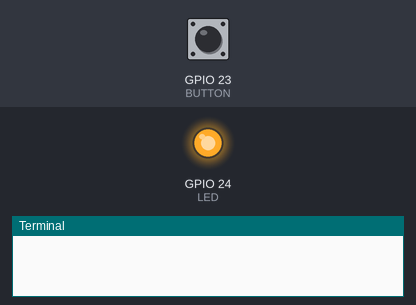
This program was run on a simulated Raspberry Pi (BCM pin numbers). Shown: output pins drawn as LEDs (lit = HIGH), the last lines printed to the terminal. Dashed ring = blinking. The inputs (shaded band) are chosen by the test bench; at power-on: GPIO 23 (BUTTON) HIGH.

Above: at 1.2 s.
1.3 s: GPIO 23 (BUTTON) pulled LOW for 3.2 s
At 5.4 s:
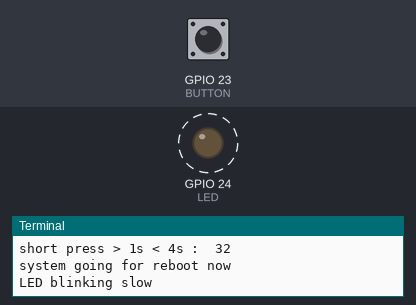
Timing chart, 0 to 9.0 s (numbered marks = the images above; inputs shaded):
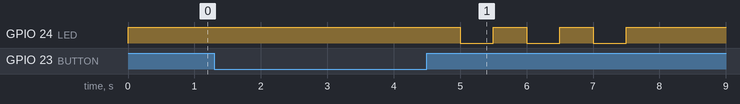

Measured:
- after the input at 1.3 s, GPIO 24 (LED): alternates HIGH for 0.50 s and LOW for 0.50 s, 6 changes in all, then stays HIGH, starting after 3.7 s

The program:

RPibutton.py
```python
#!/usr/bin/python
# RPi GPIO connected button for reboot and shutdown + LED Indicator

import RPi.GPIO as GPIO
from time import sleep
import os

# set BUTTON & LED GPIO numbers
BUTTON=23  # button PIN
LED=24     # LED PIN
numF=5     # number of fast blinks
sF=0.2     # speed of fast blinks
numS=3     # number of slow blinks
sS=0.5     # speed of slow blinks

# set GPIO's
GPIO.setmode(GPIO.BCM)                                 # BCM numbering
GPIO.setup(BUTTON, GPIO.IN, pull_up_down=GPIO.PUD_UP)  # BUTTON set as input with pullup resistor
GPIO.setup(LED, GPIO.OUT)                              # LED PIN set as output
GPIO.output(LED, GPIO.HIGH)                            # initial state of LED set to be on

# def of fast blinking LED
def Blink_f(LED):
    for i in range(0, numF):
        print("LED blinking fast")
        GPIO.output(LED, GPIO.HIGH)
        sleep(sF)
        GPIO.output(LED, GPIO.LOW)
        sleep(sF)
    else:
        GPIO.output(LED, GPIO.HIGH)

# def of slow blinking LED
def Blink_s(LED):
    for i in range(0, numS):
        print("LED blinking slow")
        GPIO.output(LED, GPIO.HIGH)
        sleep(sS)
        GPIO.output(LED, GPIO.LOW)
        sleep(sS)
    else:
        GPIO.output(LED, GPIO.HIGH)

# def of main system action
def system_action(BUTTON):
    print("Button pressed = PIN  %s"%BUTTON)         # print while testing
    button_T = 0                                     # button press timer set to 0

    while True:                                      # while true -- loop

        if (GPIO.input(BUTTON) == False) :           # while button is still pressed down
            button_T += 1                            # counting for how long button is pressed [(( 1=0.1s )) sleep time]

        else:                                        # if button is released

            if (button_T > 40) :                                       # pressed for > 4 seconds
                print "long press > 4s : ", button_T                   # print while testing
                print "system going for shutdown now"
                Blink_f(LED)                                           # fast blink of LED indication for shutdown
#                os.system("sudo shutdown -h now")                      # shutdown uncomment while in operation

            elif (button_T > 10) :                                     # pressed for more than 1s - less than 4 seconds
                print "short press > 1s < 4s : ", button_T             # print while testing
                print "system going for reboot now"
                Blink_s(LED)                                           # slow blink of LED indication for reboot
#                os.system("sudo shutdown -r now")                      # reboot uncomment while in operation

            button_T = 0                             # reset timer back to 0
        sleep(0.1)                                   # counter sleep in while loop

# GPIO BUTTON pressed detection which calls for main system action
GPIO.add_event_detect(BUTTON, GPIO.FALLING, callback=system_action, bouncetime=200)

try:
    while True:
       # main loop
       # actions to be added while waiting for BUTTON press detection
        sleep (0.1)

except KeyboardInterrupt:
    GPIO.cleanup()       # clean up GPIO on keyboard interuption
GPIO.cleanup()
```
